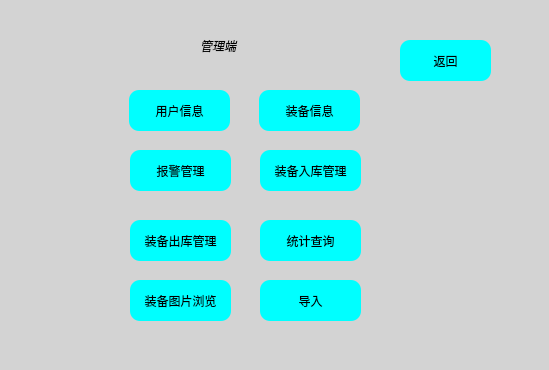
<?xml version="1.0" encoding="UTF-8"?>
<ui version="4.0">
 <class>administratorInterface</class>
 <widget class="QDialog" name="administratorInterface">
  <property name="geometry">
   <rect>
    <x>0</x>
    <y>0</y>
    <width>549</width>
    <height>370</height>
   </rect>
  </property>
  <property name="windowTitle">
   <string>管理界面</string>
  </property>
  <property name="styleSheet">
   <string notr="true">background-color: rgb(211,211,211);
background-position: center center;</string>
  </property>
  <widget class="QPushButton" name="btn_return">
   <property name="geometry">
    <rect>
     <x>400</x>
     <y>40</y>
     <width>91</width>
     <height>41</height>
    </rect>
   </property>
   <property name="styleSheet">
    <string notr="true">background:#00FFFF;
	border-style:outset;
	border-radius:10px;</string>
   </property>
   <property name="text">
    <string>返回</string>
   </property>
  </widget>
  <widget class="QLabel" name="label">
   <property name="geometry">
    <rect>
     <x>200</x>
     <y>30</y>
     <width>111</width>
     <height>31</height>
    </rect>
   </property>
   <property name="styleSheet">
    <string notr="true">font: 700 16pt &quot;Microsoft YaHei UI&quot;;
background:rgba(85,170,225,0);
	font-style: italic bold;
	font size:14px;</string>
   </property>
   <property name="text">
    <string>管理端</string>
   </property>
  </widget>
  <widget class="QPushButton" name="btn_UserManagement">
   <property name="geometry">
    <rect>
     <x>129</x>
     <y>90</y>
     <width>101</width>
     <height>41</height>
    </rect>
   </property>
   <property name="styleSheet">
    <string notr="true">background:#00FFFF;
	border-style:outset;
	border-radius:10px;
</string>
   </property>
   <property name="text">
    <string>用户信息</string>
   </property>
  </widget>
  <widget class="QPushButton" name="btn_EquipmentStorage">
   <property name="geometry">
    <rect>
     <x>260</x>
     <y>150</y>
     <width>101</width>
     <height>41</height>
    </rect>
   </property>
   <property name="styleSheet">
    <string notr="true">background:#00FFFF;
	border-style:outset;
	border-radius:10px;
</string>
   </property>
   <property name="text">
    <string>装备入库管理</string>
   </property>
  </widget>
  <widget class="QPushButton" name="btn_query">
   <property name="geometry">
    <rect>
     <x>260</x>
     <y>220</y>
     <width>101</width>
     <height>41</height>
    </rect>
   </property>
   <property name="styleSheet">
    <string notr="true">background:#00FFFF;
	border-style:outset;
	border-radius:10px;
</string>
   </property>
   <property name="text">
    <string>统计查询</string>
   </property>
  </widget>
  <widget class="QPushButton" name="btn_equipmentInfo">
   <property name="geometry">
    <rect>
     <x>259</x>
     <y>90</y>
     <width>101</width>
     <height>41</height>
    </rect>
   </property>
   <property name="styleSheet">
    <string notr="true">background:#00FFFF;
	border-style:outset;
	border-radius:10px;
</string>
   </property>
   <property name="text">
    <string>装备信息</string>
   </property>
  </widget>
  <widget class="QPushButton" name="btn_EquipmentOutbound">
   <property name="geometry">
    <rect>
     <x>130</x>
     <y>220</y>
     <width>101</width>
     <height>41</height>
    </rect>
   </property>
   <property name="styleSheet">
    <string notr="true">background:#00FFFF;
	border-style:outset;
	border-radius:10px;
</string>
   </property>
   <property name="text">
    <string>装备出库管理</string>
   </property>
  </widget>
  <widget class="QPushButton" name="btn_callmange">
   <property name="geometry">
    <rect>
     <x>130</x>
     <y>150</y>
     <width>101</width>
     <height>41</height>
    </rect>
   </property>
   <property name="styleSheet">
    <string notr="true">background:#00FFFF;
	border-style:outset;
	border-radius:10px;
</string>
   </property>
   <property name="text">
    <string>报警管理</string>
   </property>
  </widget>
  <widget class="QPushButton" name="btn_picturebrowsing">
   <property name="geometry">
    <rect>
     <x>130</x>
     <y>280</y>
     <width>101</width>
     <height>41</height>
    </rect>
   </property>
   <property name="styleSheet">
    <string notr="true">background:#00FFFF;
	border-style:outset;
	border-radius:10px;
</string>
   </property>
   <property name="text">
    <string>装备图片浏览</string>
   </property>
  </widget>
  <widget class="QPushButton" name="btn_import">
   <property name="geometry">
    <rect>
     <x>260</x>
     <y>280</y>
     <width>101</width>
     <height>41</height>
    </rect>
   </property>
   <property name="styleSheet">
    <string notr="true">background:#00FFFF;
	border-style:outset;
	border-radius:10px;
</string>
   </property>
   <property name="text">
    <string>导入</string>
   </property>
  </widget>
 </widget>
 <resources/>
 <connections/>
</ui>
